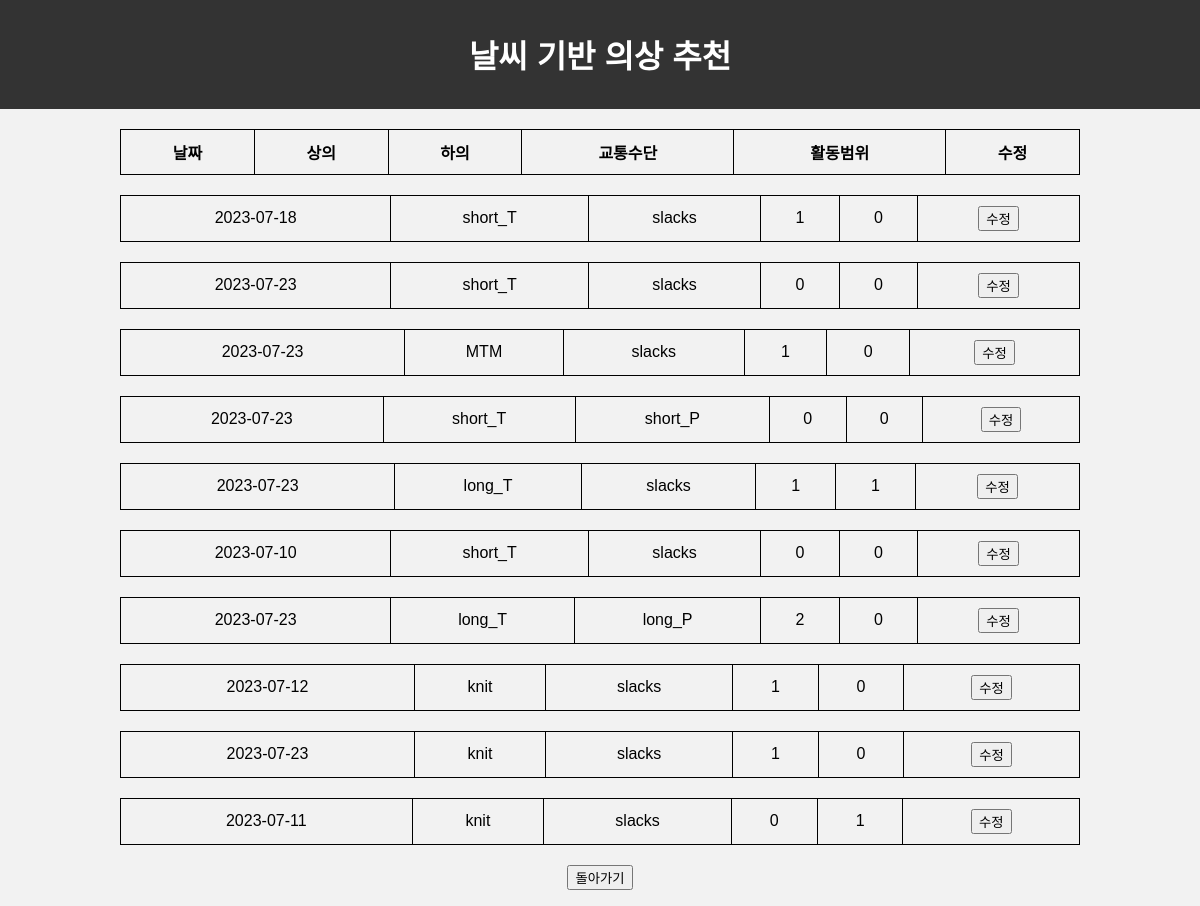
The page /list/ on the database as committed earlier.
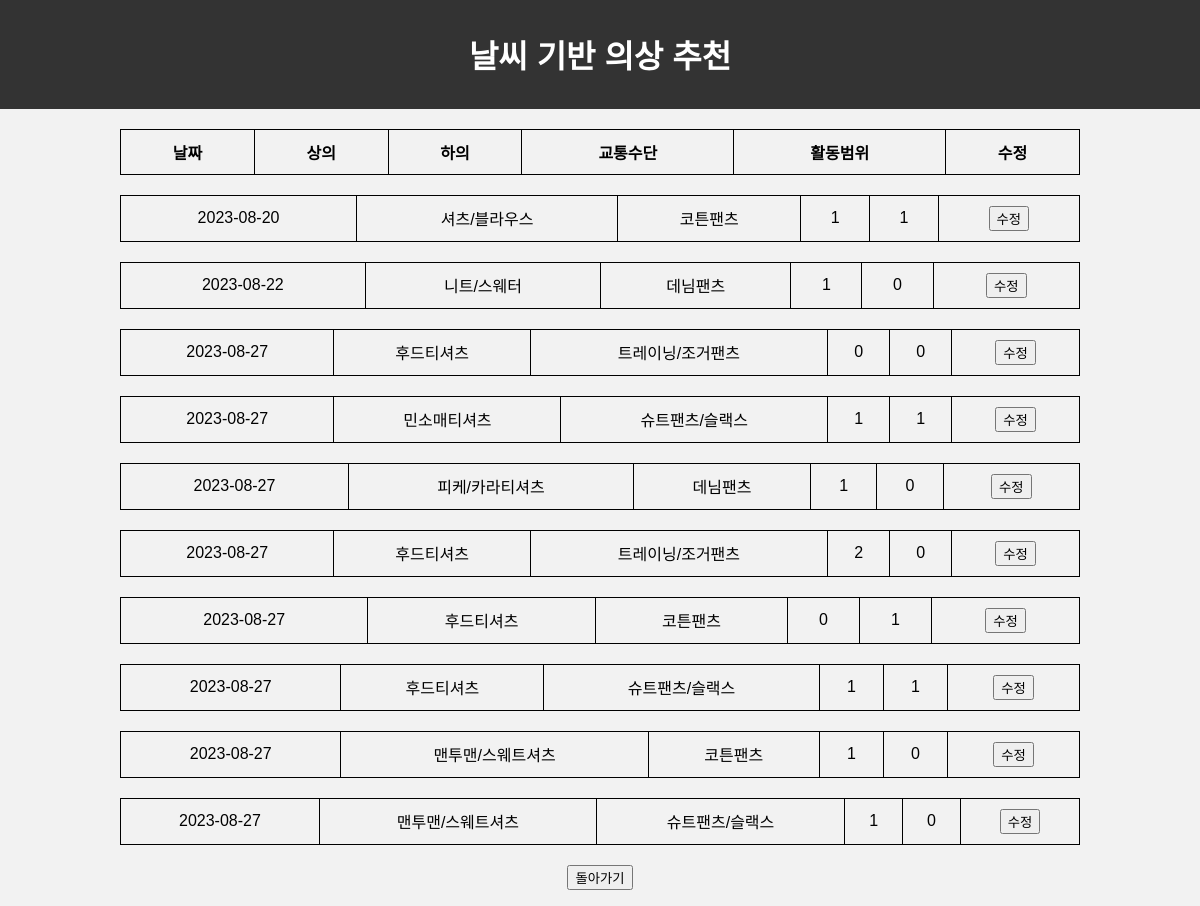
The same page on the database as committed later.
### hackathonapp/models.py (models this page shows, shortened)
class GC(models.Model):
    no = models.AutoField(db_column='no', primary_key=True)
    date = models.CharField(db_column='date', max_length=255)
    top = models.CharField(db_column='top', max_length=255)
    bottom = models.CharField(db_column='bottom', max_length=255)
    vehicle = models.IntegerField(db_column='vehicle')
    inout = models.IntegerField(db_column='inout')
    high = models.FloatField(db_column='high',null=True, blank=True) # null blank 필수
    low = models.FloatField(db_column='low',null=True, blank=True)
    now = models.FloatField(db_column='now',null=True, blank=True)
    hum = models.FloatField(db_column='hum',null=True, blank=True)
    rain = models.FloatField(db_column='rain',null=True, blank=True)
    prob = models.FloatField(db_column='prob',null=True, blank=True)
    class Meta:
            db_table = 'get'#테이블 이름 get으로 설정해서 만들어줌

### hackathonapp/views.py (the view)
# urls.py: path('list/', hackathonapp.views.list,name="list"),
def list(request):
    rsGC = GC.objects.all()
    return render(request, 'list.html', {
        'rsGC': rsGC
    })

### templates/list.html (shortened to what this page needs)
<!DOCTYPE html>
<html lang="en">
<head>
</head>
<body>
<div id="header">
    <h1>날씨 기반 의상 추천</h1>
</div>
<div>
    <table border="1">
        <tr>
            <th align="center"> 날짜 </th>
            <th align="center"> 상의 </th>
            <th align="center"> 하의 </th>
            <th align="center"> 교통수단 </th>
            <th align="center"> 활동범위 </th>
            <th align="center"> 수정 </th>
        </tr>
    </table>
    {% for i in rsGC %}
        <table border="1">
            <tr style="border-top:solid 1px #dddddd;">
                <td align="center">{{ i.date }} </td>
                <td align="center">{{ i.top }}</td>
                <td align="center">{{ i.bottom }} </td>
                <td align="center">{{ i.vehicle }} </td>
                <td align="center">{{ i.inout }} </td>
                <td align="center">
                    <form method="post" action="/list_edit">
                        <button type="submit"> 수정 </button>
                    </form>
                </td>
            </tr>
        </table>
    {% endfor %}
</div>
    <p>
        <center> <button onclick="location.href='/recommend'"> 돌아가기 </button> </center>
    </p>
</body>
</html>

Rows that differ between the two databases and show on the page:
removed GC: date "2023-07-18", top "short_T", bottom "slacks", vehicle "1", inout "0"
removed GC: date "2023-07-23", top "short_T", bottom "slacks", vehicle "0", inout "0"
removed GC: date "2023-07-23", top "MTM", bottom "slacks", vehicle "1", inout "0"
removed GC: date "2023-07-23", top "short_T", bottom "short_P", vehicle "0", inout "0"
removed GC: date "2023-07-23", top "long_T", bottom "slacks", vehicle "1", inout "1"
removed GC: date "2023-07-10", top "short_T", bottom "slacks", vehicle "0", inout "0"
removed GC: date "2023-07-23", top "long_T", bottom "long_P", vehicle "2", inout "0"
removed GC: date "2023-07-12", top "knit", bottom "slacks", vehicle "1", inout "0"
removed GC: date "2023-07-23", top "knit", bottom "slacks", vehicle "1", inout "0"
removed GC: date "2023-07-11", top "knit", bottom "slacks", vehicle "0", inout "1"
added GC: date "2023-08-20", top "셔츠/블라우스", bottom "코튼팬츠", vehicle "1", inout "1"
added GC: date "2023-08-22", top "니트/스웨터", bottom "데님팬츠", vehicle "1", inout "0"
added GC: date "2023-08-27", top "후드티셔츠", bottom "트레이닝/조거팬츠", vehicle "0", inout "0"
added GC: date "2023-08-27", top "민소매티셔츠", bottom "슈트팬츠/슬랙스", vehicle "1", inout "1"
added GC: date "2023-08-27", top "피케/카라티셔츠", bottom "데님팬츠", vehicle "1", inout "0"
added GC: date "2023-08-27", top "후드티셔츠", bottom "트레이닝/조거팬츠", vehicle "2", inout "0"
added GC: date "2023-08-27", top "후드티셔츠", bottom "코튼팬츠", vehicle "0", inout "1"
added GC: date "2023-08-27", top "후드티셔츠", bottom "슈트팬츠/슬랙스", vehicle "1", inout "1"
added GC: date "2023-08-27", top "맨투맨/스웨트셔츠", bottom "코튼팬츠", vehicle "1", inout "0"
added GC: date "2023-08-27", top "맨투맨/스웨트셔츠", bottom "슈트팬츠/슬랙스", vehicle "1", inout "0"
